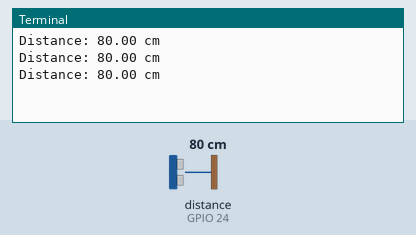
Bench run of a program on a simulated Raspberry Pi (BCM pin numbers). Parts: the last lines printed to the terminal. Inputs (shaded band) come from the test bench; at power-on: distance to the obstacle (sensor on GPIO 24) 80 cm. The echo pulse lasts 58.3 µs per cm.

Above: at 1.2 s.
1.3 s: distance to the obstacle (sensor on GPIO 24) set to 2 cm
At 1.89 s:
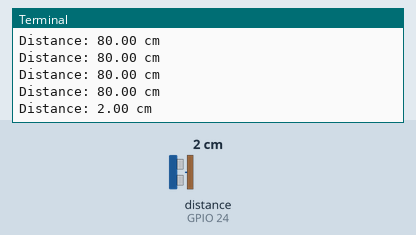
2.8 s: distance to the obstacle (sensor on GPIO 24) set to 4 cm
At 3.09 s:
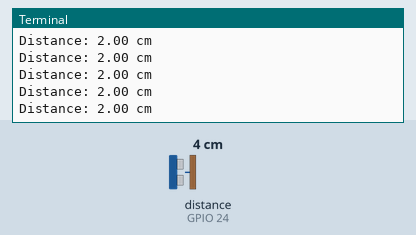
Timing chart, 0 to 5.8 s (numbered marks = the images above; inputs shaded):
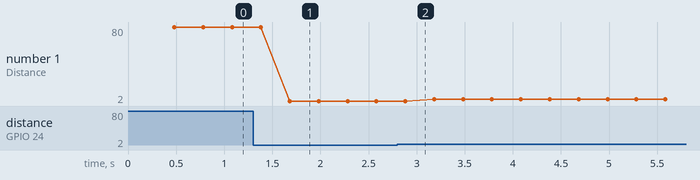

The program:

ultrasonic_sensor.py
```python
from gpiozero import DistanceSensor
from time import sleep

sensor = DistanceSensor(echo=24, trigger=23)

try:
    while True:
        dis = sensor.distance * 100
        print('Distance: {:.2f} cm'.format(dis))
        sleep(0.3)

except KeyboardInterrupt:
    print('Existing...')
finally:
    pass
```

Measured:
- after the input at 1.3 s, the terminal: prints a new line after 0.38 s (image 1)
- plotted number 1: 80 → 2 after the input at 1.3 s, 2 → 4 after the input at 2.8 s
